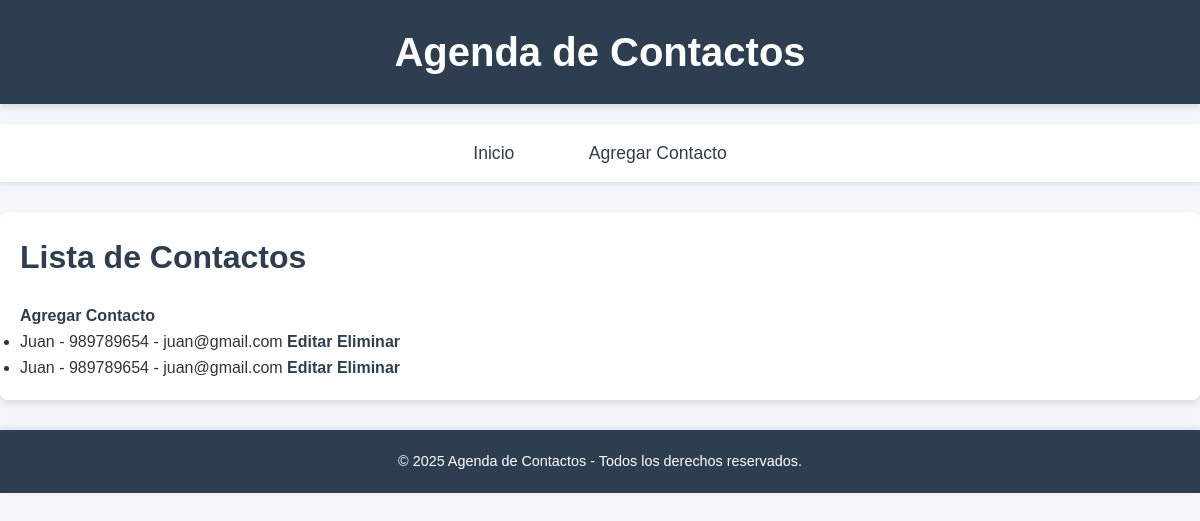
Before: / with the older database file.
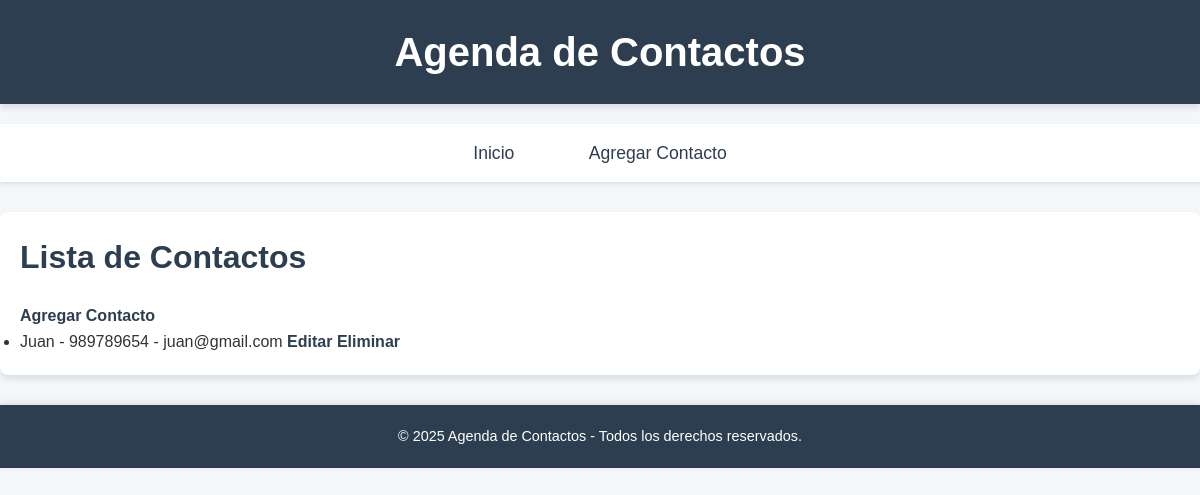
After: the same page with the newer database file.
### agenda/models.py (models this page shows, shortened)
class Contacto(models.Model):
    nombre = models.CharField(max_length=100)
    telefono = models.CharField(max_length=15)
    email = models.EmailField()
    direccion = models.TextField()

### agenda/views.py (the view)
# urls.py: path('', views.lista_contactos, name='lista_contactos'),
def lista_contactos(request):
    contactos = Contacto.objects.all()
    return render(request, 'agenda/lista_contactos.html', {'contactos': contactos})

### agenda/templates/agenda/lista_contactos.html (shortened to what this page needs)
{% extends 'base.html' %}
{% block content %}
    <h2>Lista de Contactos</h2>
    <a href="{% url 'agregar_contacto' %}">Agregar Contacto</a>
    <ul>
        {% for contacto in contactos %}
            <li>
                {{ contacto.nombre }} - {{ contacto.telefono }} - {{ contacto.email }}
                <a href="{% url 'editar_contacto' contacto.pk %}">Editar</a>
                <a href="{% url 'eliminar_contacto' contacto.pk %}">Eliminar</a>
            </li>
        {% empty %}
            <p>No hay contactos disponibles.</p>
        {% endfor %}
    </ul>
{% endblock %}

### agenda/templates/base.html (shortened to what this page needs)
<!DOCTYPE html>
<html lang="es">
<head>
    <link rel="stylesheet" href="https://cdnjs.cloudflare.com/ajax/libs/font-awesome/6.0.0-beta3/css/all.min.css">
</head>
<body>
    <header>
        <h1>Agenda de Contactos</h1>
    </header>
    <nav>
        <a href="{% url 'lista_contactos' %}">Inicio</a>
        <a href="{% url 'agregar_contacto' %}">Agregar Contacto</a>
    </nav>
    <div class="content">
        {% block content %}
        {% endblock %}
    </div>
    <footer>
        <p>&copy; 2025 Agenda de Contactos - Todos los derechos reservados.</p>
    </footer>
</body>
</html>

### agenda/templates/base.html (style rules this page uses)
* { margin: 0; padding: 0; box-sizing: border-box; }
body { font-family: 'Arial', sans-serif; background-color: #f4f7fa; color: #333; line-height: 1.6; }
header { background-color: #2D3E50; color: white; padding: 20px; text-align: center; box-shadow: 0 4px 6px rgba(0, 0, 0, 0.1); }
header h1 { font-size: 2.5rem; }
nav { background-color: #fff; padding: 15px; box-shadow: 0 2px 4px rgba(0, 0, 0, 0.1); margin-top: 20px; text-align: center; }
nav a { margin: 0 20px; text-decoration: none; color: #2D3E50; font-size: 1.1rem; font-weight: 500; padding: 10px 15px; border-radius: 30px; transition: all 0.3s ease; }
.content { max-width: 1200px; margin: 30px auto; padding: 20px; background-color: #fff; border-radius: 8px; box-shadow: 0 4px 6px rgba(0, 0, 0, 0.1); }
footer { background-color: #2D3E50; color: white; text-align: center; padding: 20px 0; position: relative; bottom: 0; width: 100%; box-shadow: 0 -2px 6px rgba(0, 0, 0, 0.1); }
footer p { font-size: 0.9rem; }
.content h2 { font-size: 2rem; color: #2D3E50; margin-bottom: 20px; }
.content a { color: #2D3E50; text-decoration: none; font-weight: 600; transition: all 0.3s ease; }

Changed rows visible on the page:
removed Contacto: nombre "Juan", telefono "989789654", email "juan@gmail.com"
